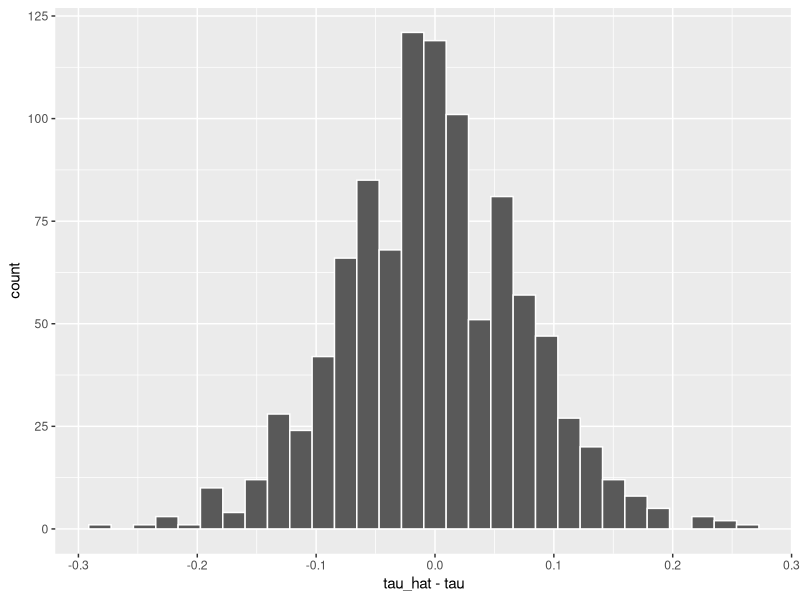
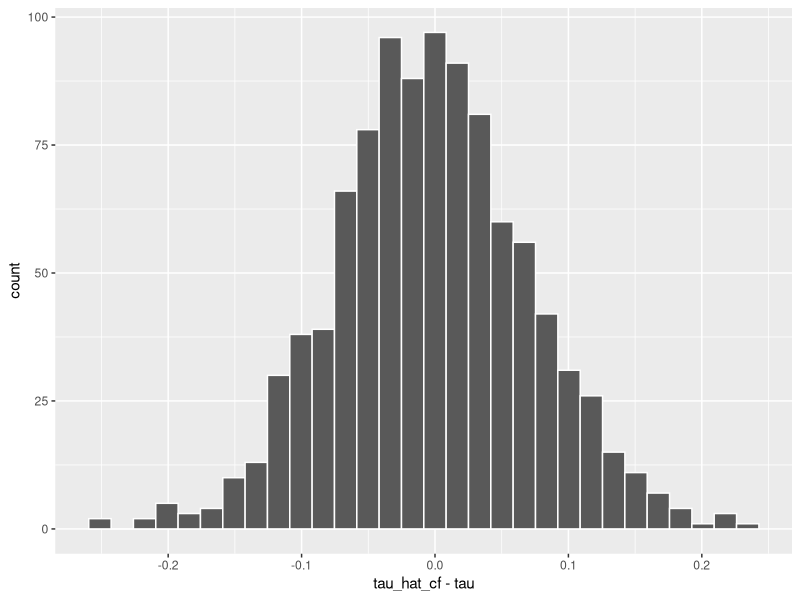

Here is the R script that generated these plots, in order:
## ---- chunk 1
library(dplyr)
library(ggplot2)
library(tidyr)
set.seed(2024)

K = 2e2
N = 2 * K

X1 = rnorm(N)
X2 = rnorm(N)

Y1 = rpois(N, lambda = exp(0.2 * X1 + 0.2 * X2))
Y0 = rpois(N, lambda = exp(0.1 * X1 + 0.1 * X2))
tau = mean(Y1 - Y0)

# Y = Y1 * Z + Y0 * (1-Z)

# initialization 
MC = 1e3
record_MPE = data.frame(
  tau = rep(tau, MC), 
  tau_hat = rep(0, MC), 
  var_hat = rep(0, MC), 
  tau_hat_cf = rep(0, MC), 
  var_hat_cf = rep(0, MC) 
) 
## ---- chunk 2
pb = txtProgressBar(min = 0, max = MC, initial = 0, style = 3) 
for (iter in 1:MC){
  # setup progress bar
  setTxtProgressBar(pb, iter)
  
  # simulate randomization
  Zo = rbinom(K, 1, 0.5) # odd units
  Ze = 1 - Zo # even units 
  
  Z = rep(0, N)
  Z[(1:K)*2-1] = Zo
  Z[(1:K)*2] = Ze
  
  # Obtain treated and control outcomes & covariates for each pair
  Yt = Y1[Z == 1]
  Yc = Y0[Z == 0]
  X1t = X1[Z == 1]
  X1c = X1[Z == 0]
  X2t = X2[Z == 1]
  X2c = X2[Z == 0]
  
  # Construct point estimates and variance estimation without crossfitting
  tau_hat = mean(Yt - Yc)
  var_hat = var(Yt - Yc)/K 
  
  record_MPE$tau_hat[iter] = tau_hat
  record_MPE$var_hat[iter] = var_hat
  
  # cross-fitting 
  ## split the strata into two groups: a and b
  Ka = 100
  Kb = K - Ka
  S = sample(c(rep("a", Ka), rep("b", Kb)))
  
  df_t_a = data.frame(
    Y = Yt[S == "a"], 
    X1 = X1t[S == "a"],
    X2 = X2t[S == "a"]
  )
  df_t_b = data.frame(
    Y = Yt[S == "b"],
    X1 = X1t[S == "b"],
    X2 = X2t[S == "b"]
  )
  df_c_a = data.frame(
    Y = Yc[S == "a"],
    X1 = X1c[S == "a"],
    X2 = X2c[S == "a"]
  )
  df_c_b = data.frame(
    Y = Yc[S == "b"],
    X1 = X1c[S == "b"],
    X2 = X2c[S == "b"]
  )
  
  ## Model fitting
  model_t_a = lm("Y ~ X1 + X2", data = df_t_a)
  model_t_b = lm("Y ~ X1 + X2", data = df_t_b)
  model_c_a = lm("Y ~ X1 + X2", data = df_c_a)
  model_c_b = lm("Y ~ X1 + X2", data = df_c_b)
  
  ## Cross fitting 
  pred_t_b_with_t_a = predict(model_t_a, newdata = rbind(df_t_b, df_c_b))
  pred_t_a_with_t_b = predict(model_t_b, newdata = rbind(df_t_a, df_c_a))
  pred_c_b_with_c_a = predict(model_c_a, newdata = rbind(df_t_b, df_c_b))
  pred_c_a_with_c_b = predict(model_c_b, newdata = rbind(df_t_a, df_c_a))
  
  ## cf estimates
  tau_hat_cf_a = mean(df_t_a$Y - pred_t_a_with_t_b[1:Ka]) + mean(pred_t_a_with_t_b) -
    (mean(df_c_a$Y - pred_c_a_with_c_b[(Ka + 1):(2*Ka)]) + mean(pred_c_a_with_c_b))
  tau_hat_cf_b = mean(df_t_b$Y - pred_t_b_with_t_a[1:Kb]) + mean(pred_t_b_with_t_a) -
    (mean(df_c_b$Y - pred_c_b_with_c_a[(Kb + 1):(2*Kb)]) + mean(pred_c_b_with_c_a))
  
  var_hat_cf_a = var(df_t_a$Y - pred_t_a_with_t_b[1:Ka] - (df_c_a$Y - pred_c_a_with_c_b[(Ka + 1):(2*Ka)]))/Ka
  var_hat_cf_b = var(df_t_b$Y - pred_t_b_with_t_a[1:Kb] - (df_c_b$Y - pred_c_b_with_c_a[(Kb + 1):(2*Kb)]))/Kb
  
  tau_hat_cf = Ka/K * tau_hat_cf_a + Kb/K * tau_hat_cf_b
  var_hat_cf = (Ka/K)^2 * var_hat_cf_a + (Kb/K)^2 * var_hat_cf_b
  
  ## record the results
  record_MPE$tau_hat_cf[iter] = tau_hat_cf
  record_MPE$var_hat_cf[iter] = var_hat_cf
}



## ---- chunk 3
# results checking
print(var(record_MPE$tau_hat))
print(mean(record_MPE$var_hat))
print(var(record_MPE$tau_hat_cf))
print(mean(record_MPE$var_hat_cf))

record_MPE %>%
  ggplot() +
  geom_histogram(aes(x = tau_hat - tau), col = "white", bins = 30)

record_MPE %>%
  ggplot() +
  geom_histogram(aes(x = tau_hat_cf - tau), col = "white", bins = 30)
